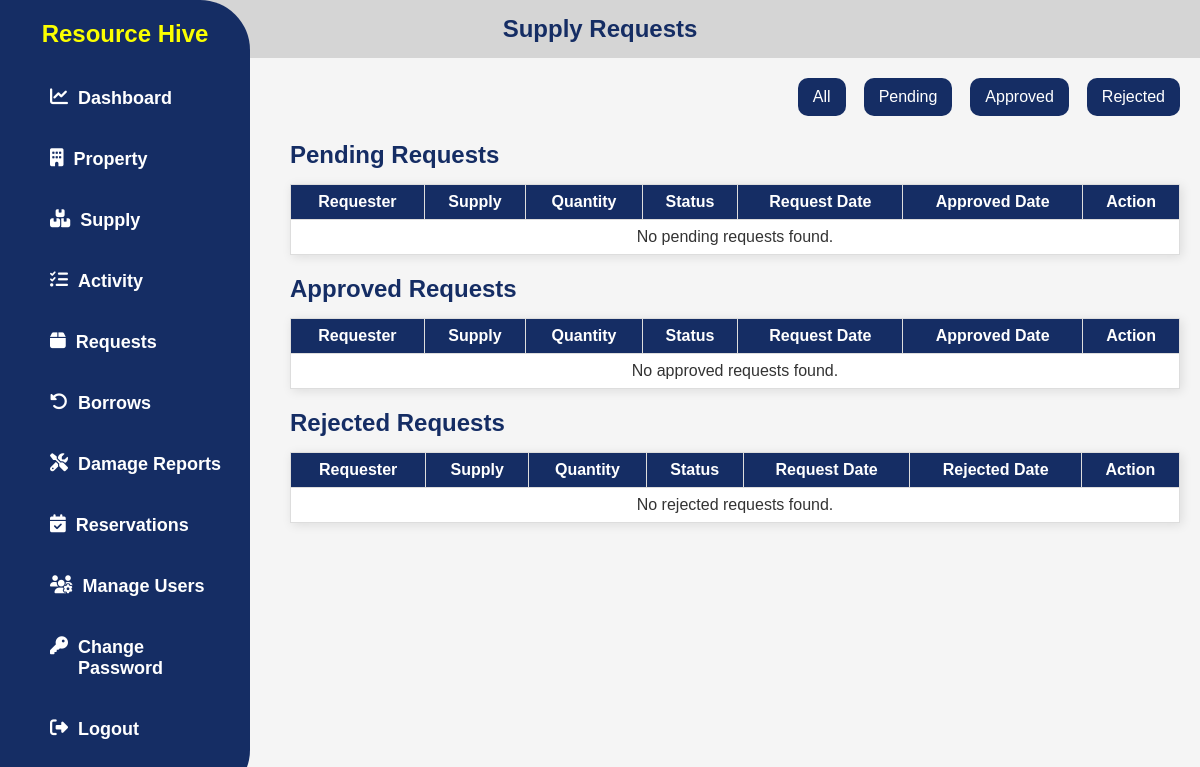
The page /my-supply-requests/ (signed in) on the database as committed earlier.
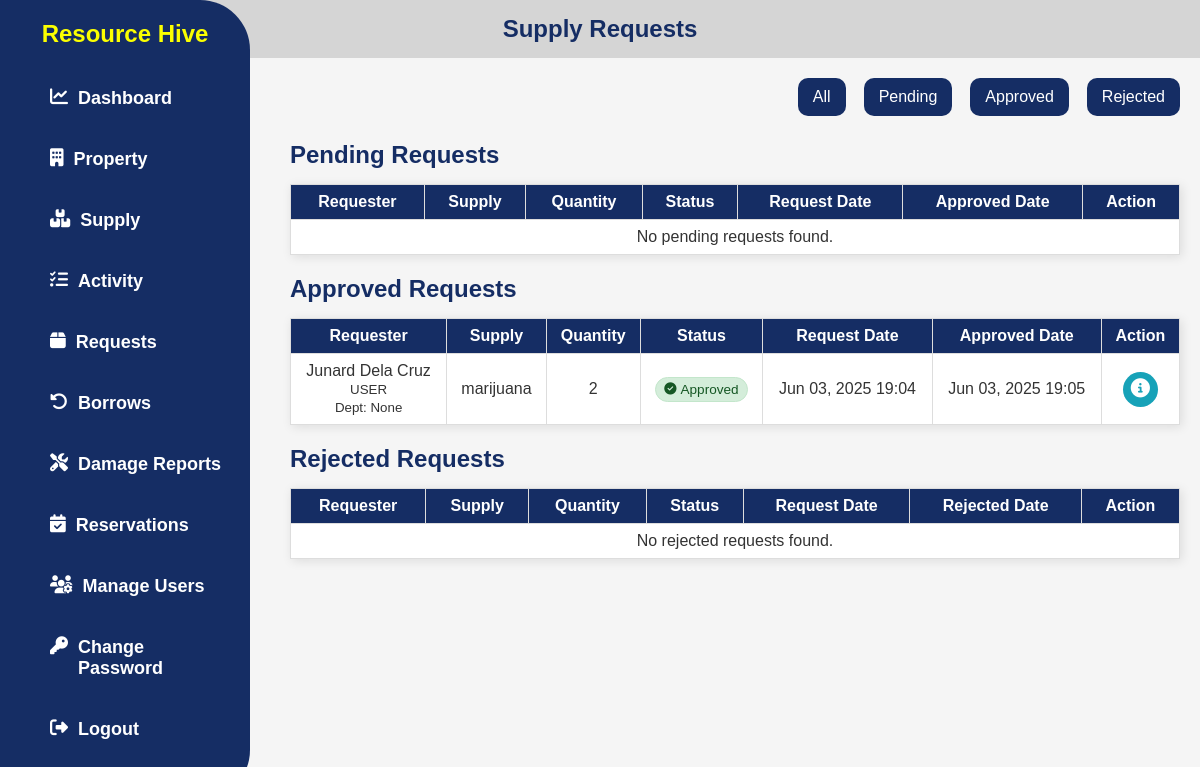
The same page on the database as committed later.
### app/models.py (models this page shows, shortened)
class SupplyRequest(models.Model):
    STATUS_CHOICES = [
        ('pending', 'Pending'),
        ('approved', 'Approved'),
        ('rejected', 'Rejected'),
    ]
    user = models.ForeignKey(User, on_delete=models.CASCADE)
    supply = models.ForeignKey(Supply, on_delete=models.CASCADE)
    quantity = models.PositiveIntegerField()
    request_date = models.DateTimeField(auto_now_add=True)
    purpose = models.TextField()
    approved_date = models.DateTimeField(null=True, blank=True)
    status = models.CharField(max_length=20, choices=STATUS_CHOICES, default='pending')
    remarks = models.TextField(blank=True, null=True)

class UserProfile(models.Model):
    user = models.OneToOneField(User, on_delete=models.CASCADE)
    ROLE_CHOICES = [
        ('ADMIN', 'ADMIN'),
        ('USER', 'USER'),
    ]
    role = models.CharField(max_length=20, choices=ROLE_CHOICES)
    department = models.ForeignKey(Department, on_delete=models.SET_NULL, null=True, blank=True)
    phone = models.CharField(max_length=20, blank=True, null=True)

class Supply(models.Model):
    STATUS_CHOICES = [
        ('low_stock', 'Low Stock'),
        ('out_of_stock', 'Out of Stock'),
        ('available', 'Available'),
    ]
    supply_name = models.CharField(max_length=255)
    category = models.ForeignKey(SupplyCategory, on_delete=models.SET_NULL, null=True, blank=True)
    subcategory = models.ForeignKey(SupplySubcategory, on_delete=models.SET_NULL, null=True, blank=True)
    description = models.TextField(blank=True, null=True)
    barcode = models.CharField(max_length=100, unique=True, null=True, blank=True)
    available_for_request = models.BooleanField(default=True)
    date_received = models.DateField()
    expiration_date = models.DateField(null=True, blank=True)
    last_updated = models.DateTimeField(auto_now=True)
    class Meta:
        permissions = [
            ("view_admin_dashboard", "Can view  admin dashboard"),
            ("view_checkout_page", "Can view checkout page"),
            ("view_user_dashboard", "Can view user dashboard"), #user side permissions
            ("view_user_module", "Can view user module"),
            ("view_admin_module", "Can view admin module"),
        ]

### app/views.py (the view)
# urls.py: path('my-supply-requests/', UserSupplyRequestListView.as_view(), name='user_supply_requests'),
class UserSupplyRequestListView(PermissionRequiredMixin, ListView):
    model = SupplyRequest
    template_name = 'app/requests.html'
    permission_required = 'app.view_admin_module'
    context_object_name = 'requests'
    paginate_by = 10
    def get_queryset(self):
        return SupplyRequest.objects.select_related('user', 'user__userprofile', 'supply').order_by('-request_date')
    def get_context_data(self, **kwargs):
        context = super().get_context_data(**kwargs)
        all_requests = self.get_queryset()
        context['pending_requests'] = all_requests.filter(status='pending')
        context['approved_requests'] = all_requests.filter(status='approved')
        context['rejected_requests'] = all_requests.filter(status='rejected')
        return context

### app/templates/app/requests.html (shortened to what this page needs)
{% load static %}
<!DOCTYPE html>
<html lang="en">
<head>
  <link rel="stylesheet" href="{% static 'css/style.css' %}" />
  <link rel="stylesheet" href="https://cdnjs.cloudflare.com/ajax/libs/font-awesome/6.4.2/css/all.min.css" />
</head>
<body>
  {% include 'app/navbar.html' %}
  <div class="parent">
    <div class="div1">
      <h2>Supply Requests</h2>
    </div>
    <main class="content">
      <div class="request-controls">
        <div class="button-group">
          <button onclick="filterStatus('all')" class="filter-btn">All</button>
          <button onclick="filterStatus('pending')" class="filter-btn">Pending</button>
          <button onclick="filterStatus('approved')" class="filter-btn">Approved</button>
          <button onclick="filterStatus('rejected')" class="filter-btn">Rejected</button>
        </div>
      </div>
      <div class="status-table" data-status="pending">
        <h3>Pending Requests</h3>
        <table>
          <thead>
            <tr>
              <th>Requester</th>
              <th>Supply</th>
              <th>Quantity</th>
              <th>Status</th>
              <th>Request Date</th>
              <th>Approved Date</th>
              <th>Action</th>
            </tr>
          </thead>
          <tbody>
            {% for request in pending_requests %}
            <tr>
              <td>
                {% with request.user.first_name as first_name %}
                {% with request.user.last_name as last_name %}
                  {% if first_name or last_name %}
                    {{ first_name }} {{ last_name }}
                  {% else %}
                    {{ request.user.username }}
                  {% endif %}
                {% endwith %}
                {% endwith %}
                <br/>
                <small>{{ request.user.userprofile.get_role_display }}<br/>Dept: {{ request.user.userprofile.department }}</small>
              </td>
              <td>{{ request.supply.supply_name }}</td>
              <td>{{ request.quantity }}</td>
              <td>
                <span class="status-badge status-{{ request.status|lower|cut:' ' }}">
                  {% if request.status == 'pending' %}
                    <i class="fas fa-clock"></i>
                  {% elif request.status == 'approved' %}
                    <i class="fas fa-check-circle"></i>
                  {% elif request.status == 'declined' %}
                    <i class="fas fa-times-circle"></i>
                  {% endif %}
                  {{ request.get_status_display }}
                </span>
              </td>
              <td>{{ request.request_date|date:"M d, Y H:i" }}</td>
              <td>{% if request.approved_date %}{{ request.approved_date|date:"M d, Y H:i" }}{% else %}-{% endif %}</td>
              <td>
                <a href="{% url 'request_detail' request.id %}" class="details-btn" title="View Details">
                  <i class="fas fa-info-circle"></i>
                </a>
              </td>
            </tr>
            {% empty %}
            <tr><td colspan="7">No pending requests found.</td></tr>
            {% endfor %}
          </tbody>
        </table>
      </div>
      <div class="status-table" data-status="approved">
        <h3>Approved Requests</h3>
        <table>
          <thead>
            <tr>
              <th>Requester</th>
              <th>Supply</th>
              <th>Quantity</th>
              <th>Status</th>
              <th>Request Date</th>
              <th>Approved Date</th>
              <th>Action</th>
            </tr>
          </thead>
          <tbody>
            {% for request in approved_requests %}
            <tr>
              <td>
                {% with request.user.first_name as first_name %}
                {% with request.user.last_name as last_name %}
                  {% if first_name or last_name %}
                    {{ first_name }} {{ last_name }}
                  {% else %}
                    {{ request.user.username }}
                  {% endif %}
                {% endwith %}
                {% endwith %}
                <br/>
                <small>{{ request.user.userprofile.get_role_display }}<br/>Dept: {{ request.user.userprofile.department }}</small>
              </td>
              <td>{{ request.supply.supply_name }}</td>
              <td>{{ request.quantity }}</td>
              <td>
                <span class="status-badge status-{{ request.status|lower|cut:' ' }}">
                  {% if request.status == 'pending' %}
                    <i class="fas fa-clock"></i>
                  {% elif request.status == 'approved' %}
                    <i class="fas fa-check-circle"></i>
                  {% elif request.status == 'declined' %}
                    <i class="fas fa-times-circle"></i>
                  {% endif %}
                  {{ request.get_status_display }}
                </span>
              </td>
              <td>{{ request.request_date|date:"M d, Y H:i" }}</td>
              <td>{% if request.approved_date %}{{ request.approved_date|date:"M d, Y H:i" }}{% else %}-{% endif %}</td>
              <td>
                <a href="{% url 'request_detail' request.id %}" class="details-btn" title="View Details">
                  <i class="fas fa-info-circle"></i>
                </a>
              </td>
            </tr>
            {% empty %}
            <tr><td colspan="7">No approved requests found.</td></tr>
            {% endfor %}
          </tbody>
        </table>
      </div>
      <div class="status-table" data-status="rejected">
        <h3>Rejected Requests</h3>
        <table>
          <thead>
            <tr>
              <th>Requester</th>
              <th>Supply</th>
              <th>Quantity</th>
              <th>Status</th>
              <th>Request Date</th>
              <th>Rejected Date</th>
              <th>Action</th>
            </tr>
          </thead>
          <tbody>
            {% for request in rejected_requests %}
            <tr>
              <td>
                {% with request.user.first_name as first_name %}
                {% with request.user.last_name as last_name %}
                  {% if first_name or last_name %}
                    {{ first_name }} {{ last_name }}
                  {% else %}
                    {{ request.user.username }}
                  {% endif %}
                {% endwith %}
                {% endwith %}
                <br/>
                <small>{{ request.user.userprofile.get_role_display }}<br/>Dept: {{ request.user.userprofile.department }}</small>
              </td>
              <td>{{ request.supply.supply_name }}</td>
              <td>{{ request.quantity }}</td>
              <td>
                <span class="status-badge status-{{ request.status|lower|cut:' ' }}">
                  {% if request.status == 'pending' %}
                    <i class="fas fa-clock"></i>
                  {% elif request.status == 'approved' %}
                    <i class="fas fa-check-circle"></i>
                  {% elif request.status == 'declined' %}
                    <i class="fas fa-times-circle"></i>
                  {% endif %}
                  {{ request.get_status_display }}
                </span>
              </td>
              <td>{{ request.request_date|date:"M d, Y H:i" }}</td>
              <td>{% if request.approved_date %}{{ request.approved_date|date:"M d, Y H:i" }}{% else %}-{% endif %}</td>
              <td>
                <a href="{% url 'request_detail' request.id %}" class="details-btn" title="View Details">
                  <i class="fas fa-info-circle"></i>
                </a>
              </td>
            </tr>
            {% empty %}
            <tr><td colspan="7">No rejected requests found.</td></tr>
            {% endfor %}
          </tbody>
        </table>
      </div>
    </main>
  </div>
</body>
</html>

### app/templates/app/navbar.html (shortened to what this page needs)
<nav class="sidebar">
  <h1>Resource Hive</h1>
  <ul>
    <li>
      <a href="{% url 'dashboard' %}">
        <i class="fas fa-chart-line"></i> Dashboard
      </a>
    </li>
    <li>
      <a href="{% url 'property_list' %}">
        <i class="fas fa-building"></i> Property
      </a>
    </li>
    <li>
      <a href="{% url 'supply_list' %}">
        <i class="fas fa-boxes"></i> Supply
      </a>
    </li>
    <li>
      <a href="{% url 'activity' %}"> <i class="fas fa-tasks"></i> Activity </a>
    </li>
    <li>
      <a href="{% url 'user_supply_requests' %}">
        <i class="fas fa-box"></i> Requests
      </a>
    </li>
    <li>
      <a href="{% url 'user_borrow_requests' %}">
        <i class="fas fa-undo-alt"></i> Borrows
      </a>
    </li>
    <li>
      <a href="{% url 'user_damage_reports' %}">
        <i class="fas fa-tools"></i> Damage Reports
      </a>
    </li>
    <li>
      <a href="{% url 'user_reservations' %}">
        <i class="fas fa-calendar-check"></i> Reservations
      </a>
    </li>
    <li>
      <a href="{% url 'manage_users' %}">
        <i class="fas fa-users-cog"></i> Manage Users
      </a>
    </li>
    <li>
      <a href="{% url 'password_change' %}">
        <i class="fas fa-key"></i> Change Password
      </a>
    </li>
    <li class="logout-button">
      <a
        href="#"
        onclick="event.preventDefault(); if (confirm('Are you sure you want to log out?')) { document.getElementById('logout-form').submit(); }"
      >
        <i class="fas fa-sign-out-alt"></i> Logout
      </a>
    </li>
  </ul>
</nav>

### static/css/style.css (style rules this page uses)
body { font-family: Arial, sans-serif; margin: 0; padding: 0; background-color: whitesmoke; }
h1 { text-align: center; margin-top: 20px; color: #fbff00; }
.sidebar { width: 250px; height: 100%; background-color: #152d64; border-top-right-radius: 50px; border-bottom-right-radius: 50px; position: fixed; top: 0; left: 0; }
.sidebar ul { list-style-type: none; padding: 0; }
.sidebar ul li { padding: 20px; display: flex; justify-content: left; height: 100%; padding-left: 50px; }
.sidebar ul li a { color: white; text-decoration: none; font-size: 18px; display: flex; gap: 10px; font-weight: bold; }
.content { margin-left: 270px; padding: 20px; }
table { width: 100%; border-collapse: collapse; background: white; box-shadow: 2px 2px 10px rgba(0, 0, 0, 0.1); }
th, td { padding: 8px 12px; text-align: center; border: 1px solid #ddd; }
th { background-color: #152d64; color: white; font-weight: bold; }
td { color: #333; }
.request-controls { display: flex; justify-content: flex-start; align-items: center; margin-bottom: 5px; margin-left: auto; }
.request-controls button { background-color: #152d64; color: white; border: none; padding: 10px 15px; font-size: 16px; border-radius: 10px; cursor: pointer; transition: 0.3s ease; margin-left: 10px; }
span { font-weight: bolder; }
.parent { flex-direction: column; gap: 30px; }
.div1 h2 { text-align: center; color: #152d64; font-size: 24px; margin-bottom: 0; margin-top: 0; background-color: #d5d5d5; padding: 15px; }
h3 { color: #152d64; font-size: 1.5rem; margin-bottom: 15px; margin-top: 15px; }
.content { display: flex; flex-direction: column; gap: 5px; margin-top: 0; }
.button-group { display: flex; gap: 8px; justify-content: center; }
.filter-btn { background-color: #152d64; color: white; border: none; padding: 10px 20px; border-radius: 6px; cursor: pointer; font-size: 14px; transition: background-color 0.3s ease; }
.status-badge { padding: 4px 8px; border-radius: 15px; font-size: 0.85em; font-weight: 500; text-transform: capitalize; display: inline-flex; align-items: center; gap: 4px; min-width: fit-content; text-align: center; white-space: nowrap; }
.status-badge i { font-size: 0.9em; }
.status-approved { background-color: #d4edda; color: #155724; border: 1px solid #c3e6cb; }
.details-btn { width: 35px; height: 35px; border-radius: 50%; border: none; display: inline-flex; align-items: center; justify-content: center; cursor: pointer; transition: all 0.3s ease; background-color: #17a2b8; color: white; text-decoration: none; }
.details-btn i { font-size: 1.2em; }

Rows that differ between the two databases and show on the page:
added SupplyRequest: user.first_name "Junard", user.last_name "Dela Cruz", user.userprofile.role "USER", user.userprofile.department "None", supply.supply_name "marijuana", quantity "2", status "Approved", request_date "Jun 03, 2025 19:04", approved_date "Jun 03, 2025 19:05"
Other text that changed with them:
text no longer shown: "No approved requests found."
